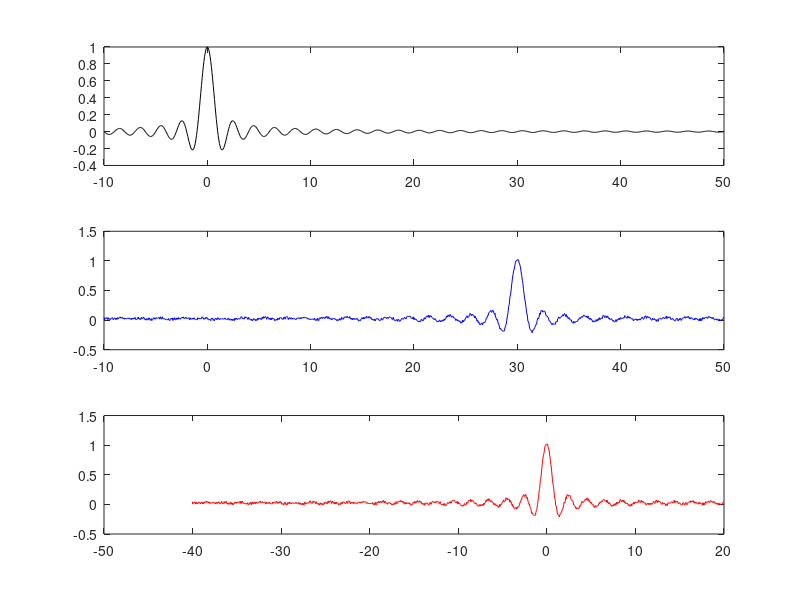

This figure's MATLAB source:
% señal para comparacion 
w= [3 5 7];
% imagen o señal 
I=[3 2 4 1 3 8 4 0 3 8 0 7 7 7 1 2 ];

% make  a w matrix

Mw= diag( w(1)*ones(1,numel (I)-1),-1)+ diag( w(2)*ones(1,numel (I)),0)+diag( w(3)*ones(1,numel (I)-1),+1);
p= double(Mw ~=0);


% primera aproximacion 

corr_1= conv(I,fliplr(w),'same');
%I*Mw'
% ploteo stem (corr_1)
% segunda aproximacion
corr_2= sum(p.*(Mw-ones(16,1)*I).^2,2)';

% tercera aproximacion

s_II= sqrt(sum ((p.*(ones(16,1)*I)).^2,2))';
s_ww= sqrt(sum(w.^2));
corr_3 = corr_1/s_ww./s_II;

%% 
time= linspace(-10,50,1000);
Ts= diff(time(1:2));
Fs= 1/Ts;
signal1= sinc(time);
signal2= sinc(time-30)+0.05*rand(1,1000);

figure,
subplot(311),plot( time,signal1,'k');
subplot(312),plot( time,signal2,'b');
[acor , lag]= xcorr(signal1,signal2);
[~,I]= max (abs(acor));
lagdiff= lag(I);
timediff= lagdiff/Fs;
subplot (313), plot(time+timediff,signal2,'r');
